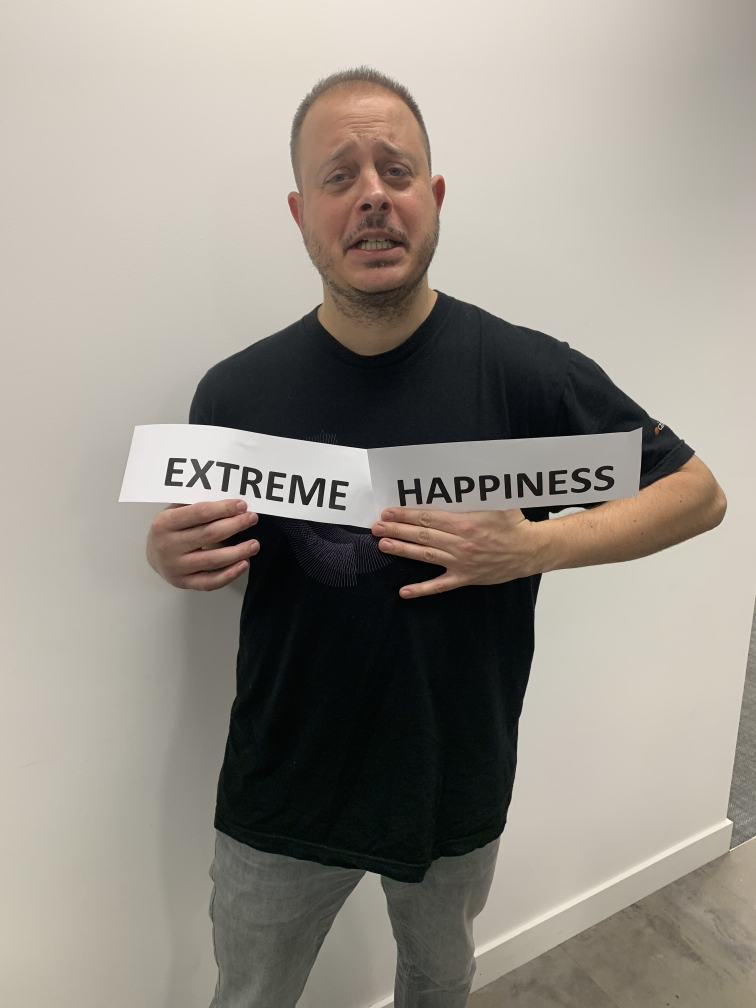
#> input picture images/IMG_2794-1.jpeg, 3024 x 4032 px (shown at 1/4 size); its folder holds 4 pictures in this run
$ jupyter execute --allow-errors mug_shot.ipynb
#> lines starting #> are read from the running program, lines starting #| are printed output that depends on the picture
[cell 1]
import boto3 # connecting to AWS
from botocore.exceptions import NoCredentialsError
from botocore.exceptions import ClientError
import os
import cv2
import matplotlib.pyplot as plt
import matplotlib.image as mpimg
from collections import OrderedDict
from pprint import pprint
from datetime import datetime
from pandas import DataFrame
from vaderSentiment.vaderSentiment import SentimentIntensityAnalyzer
from reportlab.pdfgen import canvas
import operator
import credentials # credentials.py file in repository

[cell 2]
# connecting to local directory and getting images from folder
dir_path = os.path.abspath('')
img_path = dir_path + '/images'
#get tuple of list of images found in local dir
images = next(os.walk(img_path))[2:]
# ensure all images are actually jpg's
for i in images[0]:
    if i.find('.jpeg')<0:
        images[0].remove(i)

[cell 3]
images

[cell 4]
# Access Key and Secret Key for AWS
ACCESS_KEY = credentials.ACCESS_KEY
SECRET_KEY = credentials.SECRET_KEY
# mssql_cred = credentials.DBWiD

#> (a cell that did not finish here is left out)

[cell 6]
# add images to folder in AWS
s3_target_location = 'mugshots/'

#> (a cell that did not finish here is left out)

[cell 8]
# example images showing a written statement of emotion and a facial expression of emotion
fig = plt.figure(figsize=(8, 2), dpi=400)

for i in range(0, len(images[0])):
    img = cv2.imread(img_path+'/'+images[0][i])
#> img is the input picture: shape (4032, 3024, 3); mean B, G, R 136.2, 145.4, 151.2
    img = cv2.cvtColor(img, cv2.COLOR_BGR2RGB)
    a = fig.add_subplot(1, len(images[0]), i+1)
    plt.axis('off')
    imgplot = plt.imshow(img)
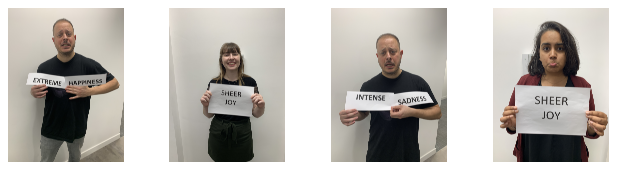
#> figure drawn by matplotlib, 4 panels

[cell 9]
# use AWS rekognition to detect faces
# [13 lines left out: function detect_faces, not called in this run]

[cell 10]
# use textract to read the words from the statement
# [16 lines left out: function detect_text, not called in this run]

#> (a cell that did not finish here is left out)

[cell 12]
# looking at gender, age, the self declared emotion, and the emotion according to the facial expression
df = DataFrame()
#> df = table of 0 rows and 0 columns
people = []
#for i in [i.key for i in s3_bucket.objects.all()]:
# just analyse the images just loaded in this notebook
#> (the rest of this cell did not finish here and is left out)

#> (a cell that did not finish here is left out)

#> (a cell that did not finish here is left out)

[cell 15]
# pdf identifying if sentiment of sign and expression match up
# [15 lines left out: function identify_truth, not called in this run]

[cell 16]
from reportlab.platypus.flowables import Image

class RotatedImage(Image):

    def wrap(self,availWidth,availHeight):
        h, w = Image.wrap(self,availHeight,availWidth)
        return w, h
    def draw(self):
        self.canv.rotate(90)
        Image.draw(self)

[cell 17]
# create the PDF report for each image
for p in people:
    c = canvas.Canvas(filename=p['image'].replace('.jpeg','.pdf'), bottomup=1)
    gender = p['Gender']
    if gender == 'Female':
        gen_desc = 'She'
    else:
        gen_desc = 'He'
    honesty = identify_truth(p)
    msg = '{} tells {}'.format(gen_desc, honesty)
    c.drawString(50,780,msg)
    # scale the image size
    new_img_height_ratio = img_height/400
    new_img_width = img_width/new_img_height_ratio
    # i = RotatedImage(img_path+'/'+p['image'])
    c.drawImage(img_path+'/'+p['image'], 50, 360, width=400, height=new_img_width)
    # c.drawImage(RotatedImage(img_path+'/'+p['image']), 50, 360, width=400, height=new_img_width)
    # i
    c.save()
